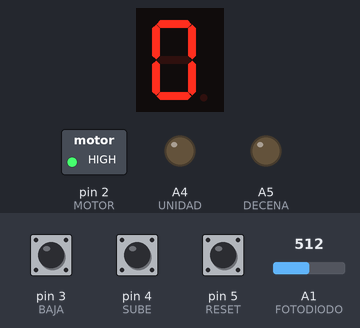
Recording of a sketch running on a simulated Arduino Uno, built with avr-gcc and run on an emulated ATmega328P. On the bench: 1-digit seven-segment display, switched loads named in the sketch (green lamp = pin HIGH), output pins drawn as LEDs (lit = HIGH). Wiring (inferred from the names in the program): 1-digit 7-segment display, segments lit when HIGH: segments pin 12, pin 13, pin 7, pin 8, pin 9, pin 11, pin 10. The inputs (shaded band) are chosen by the test bench; at power-on: A1 (FOTODIODO) = 512, pin 3 (BAJA) HIGH, pin 4 (SUBE) HIGH, pin 5 (RESET) HIGH. The segment pins are drawn as the display they are named for; pins used as bus, display or sensor lines are not drawn.

Above: at 1.2 s.
1.3 s: A1 (FOTODIODO) set to 407
2.8 s: A1 (FOTODIODO) set to 387
At 3.4 s:
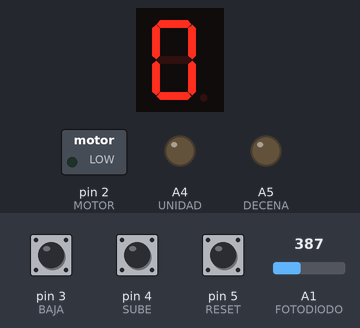
4.3 s: A1 (FOTODIODO) set to 410
At 5.5 s:
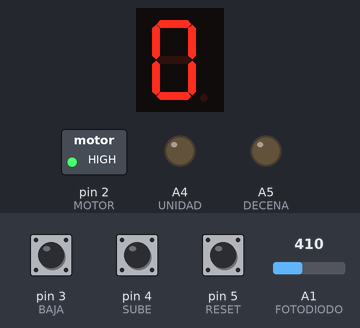
5.8 s: A1 (FOTODIODO) set to 390
At 6.9 s:
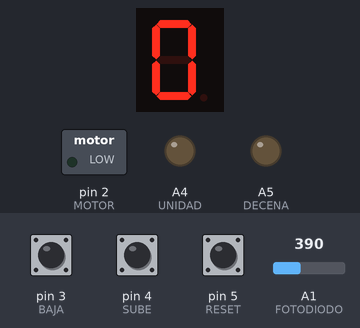
Timing chart, 0 to 8.3 s (numbered marks = the images above; inputs shaded):
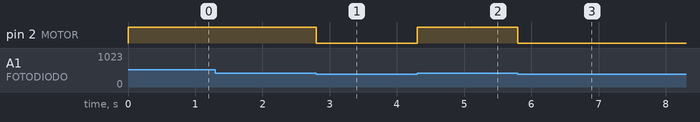

The sketch:

parte_tres.ino
```cpp
#define A 12
#define B 13
#define C 7
#define D 8
#define E 9
#define F 11
#define G 10
#define SUBE 4
#define BAJA 3
#define RESET 5
#define UNIDAD A4
#define DECENA A5
#define APAGADOS 0
#define TIMEDISPLAYON 10
#define MOTOR 2
#define FOTODIODO A1

int contador = 0;
int sube = 1;
int subePrevia = 1;
int baja = 1;
int bajaPrevia = 1;
int reset = 1;
int resetPrevia = 1;


const int umbralFotodiodo = 400;
const float umbralTemperatura = 30.0;


void setup()
{
  pinMode(13 , OUTPUT);
  pinMode(12 , OUTPUT);
  pinMode(11 , OUTPUT);
  pinMode(10 , OUTPUT);
  pinMode(9 , OUTPUT);
  pinMode(8 , OUTPUT);
  pinMode(7 , OUTPUT);
  pinMode(UNIDAD , OUTPUT);
  pinMode(DECENA , OUTPUT);
  pinMode(2, OUTPUT);


  pinMode(3, INPUT_PULLUP);
  pinMode(4, INPUT_PULLUP);
  pinMode(5, INPUT_PULLUP);
  pinMode(SUBE, INPUT_PULLUP);
  pinMode(BAJA, INPUT_PULLUP);
  pinMode(RESET, INPUT_PULLUP);

  printDigit(0);


}


void loop()
{


  int presiono = keypressed();
  if(presiono == SUBE)
  {
    contador ++;
    if(contador>99)
      contador = 0;
  }
  else if (presiono == BAJA)
  {
    contador --;
    if(contador < 0)
      contador = 99;

  }
  else if(presiono == RESET)
  {
    contador = 0;
  }


  int fotodiodoValue = analogRead(FOTODIODO);

  if (fotodiodoValue > umbralFotodiodo) {

  digitalWrite(MOTOR, HIGH);
} else {

  digitalWrite(MOTOR, LOW);
}
}


void printDigit(int digit)
{
  digitalWrite(A, LOW);
  digitalWrite(B, LOW);
  digitalWrite(C, LOW);
  digitalWrite(D, LOW);
  digitalWrite(E, LOW);
  digitalWrite(F, LOW);
  digitalWrite(G, LOW);
  switch(digit)
  {
  	case 1:
    {
    	digitalWrite(B, HIGH);
    	digitalWrite(C, HIGH);
      	break;
    }
    case 2:
    {
      	digitalWrite(A, HIGH);
        digitalWrite(B, HIGH);
        digitalWrite(D, HIGH);
      	digitalWrite(E, HIGH);
      	digitalWrite(G, HIGH);
      	break;
    }
  	case 3:
    {
    	digitalWrite(A, HIGH);
        digitalWrite(B, HIGH);
        digitalWrite(C, HIGH);
        digitalWrite(D, HIGH);
      	digitalWrite(G, HIGH);
      	break;
    }
    case 4:
    {
      	digitalWrite(B, HIGH);
        digitalWrite(C, HIGH);
      	digitalWrite(F, HIGH);
      	digitalWrite(G, HIGH);
      	break;
    }
    case 5:
    {
    	digitalWrite(A, HIGH);
        digitalWrite(C, HIGH);
        digitalWrite(D, HIGH);
      	digitalWrite(F, HIGH);
      	digitalWrite(G, HIGH);
      	break;
    }
    case 6:
    {
    	digitalWrite(A, HIGH);
        digitalWrite(C, HIGH);
        digitalWrite(D, HIGH);
      	digitalWrite(E, HIGH);
      	digitalWrite(F, HIGH);
      	digitalWrite(G, HIGH);
      	break;
    }
    case 7:
    {
    	digitalWrite(A, HIGH);
        digitalWrite(B, HIGH);
        digitalWrite(C, HIGH);
      	break;
    }
    case 8:
    {
    	digitalWrite(A, HIGH);
        digitalWrite(B, HIGH);
        digitalWrite(C, HIGH);
        digitalWrite(D, HIGH);
      	digitalWrite(E, HIGH);
      	digitalWrite(F, HIGH);
      	digitalWrite(G, HIGH);
      	break;
    }
    case 9:
    {
    	digitalWrite(A, HIGH);
        digitalWrite(B, HIGH);
        digitalWrite(C, HIGH);
        digitalWrite(D, HIGH);
      	digitalWrite(F, HIGH);
      	digitalWrite(G, HIGH);
      	break;
    }
  	case 0:
    {
      	digitalWrite(A, HIGH);
        digitalWrite(B, HIGH);
        digitalWrite(C, HIGH);
        digitalWrite(D, HIGH);
      	digitalWrite(E, HIGH);
      	digitalWrite(F, HIGH);
    	break;
    }
  }//switch


}


int keypressed(void)
{

  sube = digitalRead(SUBE);
  baja = digitalRead(BAJA);
  reset = digitalRead(RESET);
  if(sube)
    subePrevia = 1;
  if(baja)
    bajaPrevia = 1;
  if(reset)
    resetPrevia = 1;

  	if(sube == 0 && sube != subePrevia)
    {
      subePrevia = sube;
      return SUBE;
    }

  	if(baja == 0 && baja != bajaPrevia)
    {
    	bajaPrevia = baja;
      return BAJA;

    }

  	if(reset == 0 && reset != resetPrevia)
    {
    	resetPrevia = reset;
      	return RESET;

    }

return 0;
}


void prendeDigito(int digito)
{
  if(digito == UNIDAD)
  {
  	digitalWrite(UNIDAD, LOW);
  	digitalWrite(DECENA, HIGH);
    delay(TIMEDISPLAYON);
  }
  else if(digito == DECENA)
  {
  	digitalWrite(UNIDAD, HIGH);
  	digitalWrite(DECENA, LOW);
    delay(TIMEDISPLAYON);

  }
  else
  {
  	digitalWrite(UNIDAD, HIGH);
  	digitalWrite(DECENA, HIGH);
  }

}


void printCount(int contador)
{
  prendeDigito(APAGADOS);
  printDigit(contador/10);
  prendeDigito(DECENA);
  prendeDigito(APAGADOS);
  printDigit(contador - 10*((int)contador /10));
  prendeDigito(UNIDAD);

}
```

Measured:
- the behaviour switches between 401 and 400 on A1 (FOTODIODO) (found by bisection; images 0 and 1)
- after the input at 1.3 s, every drawn part: stays the same
- after the input at 2.8 s, pin 2 (MOTOR): HIGH → LOW at once
- after the input at 4.3 s, pin 2 (MOTOR): LOW → HIGH at once
- after the input at 5.8 s, pin 2 (MOTOR): HIGH → LOW at once
